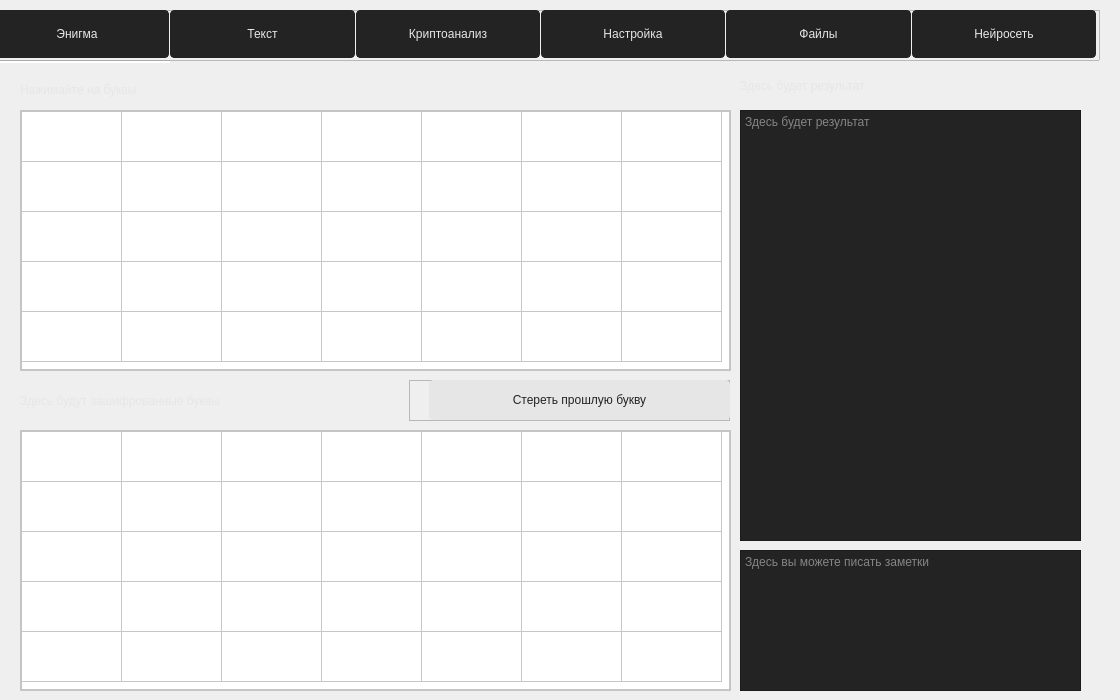
    <widget class="QWidget" name="tab">
     <attribute name="title">
      <string>Шифрование</string>
     </attribute>
     <widget class="QFrame" name="frame">
      <property name="geometry">
       <rect>
        <x>-11</x>
        <y>10</y>
        <width>1111</width>
        <height>51</height>
       </rect>
      </property>
      <property name="styleSheet">
       <string notr="true">QPushButton{
	border: 1px solid rgb(35, 35, 35);
	background-color: rgb(35, 35, 35);
	border-radius: 4px;
	color: rgb(230, 230, 230);
}

QPushButton:hover{
	background-color: rgb(0, 65, 65);
	border: 1px solid rgb(0, 35, 35);
}
QPushButton:pressed{
	background-color: rgb(0, 35, 35);
	border: 1px solid rgb(0, 15, 15);
}</string>
      </property>
      <property name="frameShape">
       <enum>QFrame::StyledPanel</enum>
      </property>
      <property name="frameShadow">
       <enum>QFrame::Raised</enum>
      </property>
      <widget class="QWidget" name="horizontalLayoutWidget">
       <property name="geometry">
        <rect>
         <x>-4</x>
         <y>0</y>
         <width>1111</width>
         <height>51</height>
        </rect>
       </property>
       <layout class="QHBoxLayout" name="horizontalLayout">
        <property name="spacing">
         <number>1</number>
        </property>
        <property name="sizeConstraint">
         <enum>QLayout::SetMaximumSize</enum>
        </property>
        <property name="leftMargin">
         <number>0</number>
        </property>
        <item>
         <widget class="QPushButton" name="pushButton">
          <property name="minimumSize">
           <size>
            <width>0</width>
            <height>48</height>
           </size>
          </property>
          <property name="styleSheet">
           <string notr="true"/>
          </property>
          <property name="text">
           <string>Энигма</string>
          </property>
         </widget>
        </item>
        <item>
         <widget class="QPushButton" name="pushButton_2">
          <property name="minimumSize">
           <size>
            <width>0</width>
            <height>48</height>
           </size>
          </property>
          <property name="styleSheet">
           <string notr="true"/>
          </property>
          <property name="text">
           <string>Текст</string>
          </property>
         </widget>
        </item>
        <item>
         <widget class="QPushButton" name="pushButton_10">
          <property name="minimumSize">
           <size>
            <width>0</width>
            <height>48</height>
           </size>
          </property>
          <property name="styleSheet">
           <string notr="true"/>
          </property>
          <property name="text">
           <string>Криптоанализ</string>
          </property>
         </widget>
        </item>
        <item>
         <widget class="QPushButton" name="pushButton_26">
          <property name="minimumSize">
           <size>
            <width>0</width>
            <height>48</height>
           </size>
          </property>
          <property name="text">
           <string>Настройка</string>
          </property>
         </widget>
        </item>
        <item>
         <widget class="QPushButton" name="pushButton_4">
          <property name="minimumSize">
           <size>
            <width>0</width>
            <height>48</height>
           </size>
          </property>
          <property name="text">
           <string>Файлы</string>
          </property>
         </widget>
        </item>
        <item>
         <widget class="QPushButton" name="pushButton_16">
          <property name="minimumSize">
           <size>
            <width>0</width>
            <height>48</height>
           </size>
          </property>
          <property name="styleSheet">
           <string notr="true"/>
          </property>
          <property name="text">
           <string>Нейросеть</string>
          </property>
         </widget>
        </item>
       </layout>
      </widget>
     </widget>
     <widget class="Line" name="line">
      <property name="geometry">
       <rect>
        <x>-10</x>
        <y>60</y>
        <width>180</width>
        <height>3</height>
       </rect>
      </property>
      <property name="styleSheet">
       <string notr="true">background-color: rgb(255, 255, 255);</string>
      </property>
      <property name="orientation">
       <enum>Qt::Horizontal</enum>
      </property>
     </widget>
     <widget class="QTableWidget" name="tableWidget">
      <property name="geometry">
       <rect>
        <x>20</x>
        <y>110</y>
        <width>711</width>
        <height>261</height>
       </rect>
      </property>
      <property name="styleSheet">
       <string notr="true">color: rgb(255, 255, 255);
font: 26pt &quot;Consolas&quot;;
border: 2px solid rgb(197, 197, 197);</string>
      </property>
      <property name="frameShape">
       <enum>QFrame::StyledPanel</enum>
      </property>
      <property name="lineWidth">
       <number>2</number>
      </property>
      <property name="verticalScrollBarPolicy">
       <enum>Qt::ScrollBarAlwaysOff</enum>
      </property>
      <property name="horizontalScrollBarPolicy">
       <enum>Qt::ScrollBarAlwaysOff</enum>
      </property>
      <property name="editTriggers">
       <set>QAbstractItemView::AnyKeyPressed</set>
      </property>
      <property name="dragDropMode">
       <enum>QAbstractItemView::NoDragDrop</enum>
      </property>
      <property name="selectionMode">
       <enum>QAbstractItemView::SingleSelection</enum>
      </property>
      <property name="gridStyle">
       <enum>Qt::SolidLine</enum>
      </property>
      <attribute name="horizontalHeaderVisible">
       <bool>false</bool>
      </attribute>
      <attribute name="horizontalHeaderMinimumSectionSize">
       <number>100</number>
      </attribute>
      <attribute name="verticalHeaderVisible">
       <bool>false</bool>
      </attribute>
      <attribute name="verticalHeaderMinimumSectionSize">
       <number>50</number>
      </attribute>
      <attribute name="verticalHeaderDefaultSectionSize">
       <number>50</number>
      </attribute>
      <attribute name="verticalHeaderHighlightSections">
       <bool>true</bool>
      </attribute>
      <row>
       <property name="text">
        <string>1</string>
       </property>
      </row>
      <row>
       <property name="text">
        <string>2</string>
       </property>
      </row>
      <row>
       <property name="text">
        <string>3</string>
       </property>
      </row>
      <row>
       <property name="text">
        <string>4</string>
       </property>
      </row>
      <row>
       <property name="text">
        <string>5</string>
       </property>
      </row>
      <column>
       <property name="text">
        <string>1</string>
       </property>
       <property name="textAlignment">
        <set>AlignLeading|AlignVCenter</set>
       </property>
      </column>
      <column>
       <property name="text">
        <string>2</string>
       </property>
      </column>
      <column>
       <property name="text">
        <string>3</string>
       </property>
      </column>
      <column>
       <property name="text">
        <string>4</string>
       </property>
      </column>
      <column>
       <property name="text">
        <string>5</string>
       </property>
      </column>
      <column>
       <property name="text">
        <string>6</string>
       </property>
      </column>
      <column>
       <property name="text">
        <string>7</string>
       </property>
      </column>
      <item row="0" column="0">
       <property name="text">
        <string>А</string>
       </property>
       <property name="textAlignment">
        <set>AlignCenter</set>
       </property>
      </item>
      <item row="0" column="1">
       <property name="text">
        <string>Б</string>
       </property>
       <property name="textAlignment">
        <set>AlignCenter</set>
       </property>
      </item>
      <item row="0" column="2">
       <property name="text">
        <string>В</string>
       </property>
       <property name="textAlignment">
        <set>AlignCenter</set>
       </property>
      </item>
      <item row="0" column="3">
       <property name="text">
        <string>Г</string>
       </property>
       <property name="textAlignment">
        <set>AlignCenter</set>
       </property>
      </item>
      <item row="0" column="4">
       <property name="text">
        <string>Д</string>
       </property>
       <property name="textAlignment">
        <set>AlignCenter</set>
       </property>
      </item>
      <item row="0" column="5">
       <property name="text">
        <string>Е</string>
       </property>
       <property name="textAlignment">
        <set>AlignCenter</set>
       </property>
      </item>
      <item row="0" column="6">
       <property name="text">
        <string>Ё</string>
       </property>
       <property name="textAlignment">
        <set>AlignCenter</set>
       </property>
      </item>
      <item row="1" column="0">
       <property name="text">
        <string>Ж</string>
       </property>
       <property name="textAlignment">
        <set>AlignCenter</set>
       </property>
      </item>
      <item row="1" column="1">
       <property name="text">
        <string>З</string>
       </property>
       <property name="textAlignment">
        <set>AlignCenter</set>
       </property>
      </item>
      <item row="1" column="2">
       <property name="text">
        <string>И</string>
       </property>
       <property name="textAlignment">
        <set>AlignCenter</set>
       </property>
      </item>
      <item row="1" column="3">
       <property name="text">
        <string>Й</string>
       </property>
       <property name="textAlignment">
        <set>AlignCenter</set>
       </property>
      </item>
      <item row="1" column="4">
       <property name="text">
        <string>К</string>
       </property>
       <property name="textAlignment">
        <set>AlignCenter</set>
       </property>
      </item>
      <item row="1" column="5">
       <property name="text">
        <string>Л</string>
       </property>
       <property name="textAlignment">
        <set>AlignCenter</set>
       </property>
      </item>
      <item row="1" column="6">
       <property name="text">
        <string>М</string>
       </property>
       <property name="textAlignment">
        <set>AlignCenter</set>
       </property>
      </item>
      <item row="2" column="0">
       <property name="text">
        <string>Н</string>
       </property>
       <property name="textAlignment">
        <set>AlignCenter</set>
       </property>
      </item>
      <item row="2" column="1">
       <property name="text">
        <string>О</string>
       </property>
       <property name="textAlignment">
        <set>AlignCenter</set>
       </property>
      </item>
      <item row="2" column="2">
       <property name="text">
        <string>П</string>
       </property>
       <property name="textAlignment">
        <set>AlignCenter</set>
       </property>
      </item>
      <item row="2" column="3">
       <property name="text">
        <string>Р</string>
       </property>
       <property name="textAlignment">
        <set>AlignCenter</set>
       </property>
      </item>
      <item row="2" column="4">
       <property name="text">
        <string>С</string>
       </property>
       <property name="textAlignment">
        <set>AlignCenter</set>
       </property>
      </item>
      <item row="2" column="5">
       <property name="text">
        <string>Т</string>
       </property>
       <property name="textAlignment">
        <set>AlignCenter</set>
       </property>
      </item>
      <item row="2" column="6">
       <property name="text">
        <string>У</string>
       </property>
       <property name="textAlignment">
        <set>AlignCenter</set>
       </property>
      </item>
      <item row="3" column="0">
       <property name="text">
        <string>Ф</string>
       </property>
       <property name="textAlignment">
        <set>AlignCenter</set>
       </property>
      </item>
      <item row="3" column="1">
       <property name="text">
        <string>Х</string>
       </property>
       <property name="textAlignment">
        <set>AlignCenter</set>
       </property>
      </item>
      <item row="3" column="2">
       <property name="text">
        <string>Ц</string>
       </property>
       <property name="textAlignment">
        <set>AlignCenter</set>
       </property>
      </item>
      <item row="3" column="3">
       <property name="text">
        <string>Ч</string>
       </property>
       <property name="textAlignment">
        <set>AlignCenter</set>
       </property>
      </item>
      <item row="3" column="4">
       <property name="text">
        <string>Ш</string>
       </property>
       <property name="textAlignment">
        <set>AlignCenter</set>
       </property>
      </item>
      <item row="3" column="5">
       <property name="text">
        <string>Щ</string>
       </property>
       <property name="textAlignment">
        <set>AlignCenter</set>
       </property>
      </item>
      <item row="3" column="6">
       <property name="text">
        <string>Ъ</string>
       </property>
       <property name="textAlignment">
        <set>AlignCenter</set>
       </property>
      </item>
      <item row="4" column="0">
       <property name="text">
        <string>Ы</string>
       </property>
       <property name="textAlignment">
        <set>AlignCenter</set>
       </property>
      </item>
      <item row="4" column="1">
       <property name="text">
        <string>Ь</string>
       </property>
       <property name="textAlignment">
        <set>AlignCenter</set>
       </property>
      </item>
      <item row="4" column="2">
       <property name="text">
        <string>Э</string>
       </property>
       <property name="textAlignment">
        <set>AlignCenter</set>
       </property>
      </item>
      <item row="4" column="3">
       <property name="text">
        <string>Ю</string>
       </property>
       <property name="textAlignment">
        <set>AlignCenter</set>
       </property>
      </item>
      <item row="4" column="4">
       <property name="text">
        <string>Я</string>
       </property>
       <property name="textAlignment">
        <set>AlignCenter</set>
       </property>
      </item>
      <item row="4" column="5">
       <property name="text">
        <string/>
       </property>
       <property name="textAlignment">
        <set>AlignCenter</set>
       </property>
      </item>
      <item row="4" column="6">
       <property name="text">
        <string/>
       </property>
       <property name="textAlignment">
        <set>AlignCenter</set>
       </property>
      </item>
     </widget>
     <widget class="QTableWidget" name="tableWidget_2">
      <property name="geometry">
       <rect>
        <x>20</x>
        <y>430</y>
        <width>711</width>
        <height>261</height>
       </rect>
      </property>
      <property name="styleSheet">
       <string notr="true">color: rgb(255, 255, 255);
font: 26pt &quot;Consolas&quot;;
border: 2px solid rgb(197, 197, 197);</string>
      </property>
      <property name="frameShape">
       <enum>QFrame::StyledPanel</enum>
      </property>
      <property name="lineWidth">
       <number>2</number>
      </property>
      <property name="verticalScrollBarPolicy">
       <enum>Qt::ScrollBarAlwaysOff</enum>
      </property>
      <property name="horizontalScrollBarPolicy">
       <enum>Qt::ScrollBarAlwaysOff</enum>
      </property>
      <property name="editTriggers">
       <set>QAbstractItemView::AnyKeyPressed</set>
      </property>
      <property name="dragDropMode">
       <enum>QAbstractItemView::NoDragDrop</enum>
      </property>
      <property name="selectionMode">
       <enum>QAbstractItemView::NoSelection</enum>
      </property>
      <property name="gridStyle">
       <enum>Qt::SolidLine</enum>
      </property>
      <attribute name="horizontalHeaderVisible">
       <bool>false</bool>
      </attribute>
      <attribute name="horizontalHeaderMinimumSectionSize">
       <number>100</number>
      </attribute>
      <attribute name="verticalHeaderVisible">
       <bool>false</bool>
      </attribute>
      <attribute name="verticalHeaderMinimumSectionSize">
       <number>50</number>
      </attribute>
      <attribute name="verticalHeaderDefaultSectionSize">
       <number>50</number>
      </attribute>
      <attribute name="verticalHeaderHighlightSections">
       <bool>true</bool>
      </attribute>
      <row>
       <property name="text">
        <string>1</string>
       </property>
      </row>
      <row>
       <property name="text">
        <string>2</string>
       </property>
      </row>
      <row>
       <property name="text">
        <string>3</string>
       </property>
      </row>
      <row>
       <property name="text">
        <string>4</string>
       </property>
      </row>
      <row>
       <property name="text">
        <string>5</string>
       </property>
      </row>
      <column>
       <property name="text">
        <string>1</string>
       </property>
       <property name="textAlignment">
        <set>AlignLeading|AlignVCenter</set>
       </property>
      </column>
      <column>
       <property name="text">
        <string>2</string>
       </property>
      </column>
      <column>
       <property name="text">
        <string>3</string>
       </property>
      </column>
      <column>
       <property name="text">
        <string>4</string>
       </property>
      </column>
      <column>
       <property name="text">
        <string>5</string>
       </property>
      </column>
      <column>
       <property name="text">
        <string>6</string>
       </property>
      </column>
      <column>
       <property name="text">
        <string>7</string>
       </property>
      </column>
      <item row="0" column="0">
       <property name="text">
        <string>А</string>
       </property>
       <property name="textAlignment">
        <set>AlignCenter</set>
       </property>
      </item>
      <item row="0" column="1">
       <property name="text">
        <string>Б</string>
       </property>
       <property name="textAlignment">
        <set>AlignCenter</set>
       </property>
      </item>
      <item row="0" column="2">
       <property name="text">
        <string>В</string>
       </property>
       <property name="textAlignment">
        <set>AlignCenter</set>
       </property>
      </item>
      <item row="0" column="3">
       <property name="text">
        <string>Г</string>
       </property>
       <property name="textAlignment">
        <set>AlignCenter</set>
       </property>
      </item>
      <item row="0" column="4">
       <property name="text">
        <string>Д</string>
       </property>
       <property name="textAlignment">
        <set>AlignCenter</set>
       </property>
      </item>
      <item row="0" column="5">
       <property name="text">
        <string>Е</string>
       </property>
       <property name="textAlignment">
        <set>AlignCenter</set>
       </property>
      </item>
      <item row="0" column="6">
       <property name="text">
        <string>Ё</string>
       </property>
       <property name="textAlignment">
        <set>AlignCenter</set>
       </property>
      </item>
      <item row="1" column="0">
       <property name="text">
        <string>Ж</string>
       </property>
       <property name="textAlignment">
        <set>AlignCenter</set>
       </property>
      </item>
      <item row="1" column="1">
       <property name="text">
        <string>З</string>
       </property>
       <property name="textAlignment">
        <set>AlignCenter</set>
       </property>
      </item>
      <item row="1" column="2">
       <property name="text">
        <string>И</string>
       </property>
       <property name="textAlignment">
        <set>AlignCenter</set>
       </property>
      </item>
      <item row="1" column="3">
       <property name="text">
        <string>Й</string>
       </property>
       <property name="textAlignment">
        <set>AlignCenter</set>
       </property>
      </item>
      <item row="1" column="4">
       <property name="text">
        <string>К</string>
       </property>
       <property name="textAlignment">
        <set>AlignCenter</set>
       </property>
      </item>
      <item row="1" column="5">
       <property name="text">
        <string>Л</string>
       </property>
       <property name="textAlignment">
        <set>AlignCenter</set>
       </property>
      </item>
      <item row="1" column="6">
       <property name="text">
        <string>М</string>
       </property>
       <property name="textAlignment">
        <set>AlignCenter</set>
       </property>
      </item>
      <item row="2" column="0">
       <property name="text">
        <string>Н</string>
       </property>
       <property name="textAlignment">
        <set>AlignCenter</set>
       </property>
      </item>
      <item row="2" column="1">
       <property name="text">
        <string>О</string>
       </property>
       <property name="textAlignment">
        <set>AlignCenter</set>
       </property>
      </item>
      <item row="2" column="2">
       <property name="text">
        <string>П</string>
       </property>
       <property name="textAlignment">
        <set>AlignCenter</set>
       </property>
      </item>
      <item row="2" column="3">
       <property name="text">
        <string>Р</string>
       </property>
       <property name="textAlignment">
        <set>AlignCenter</set>
       </property>
      </item>
      <item row="2" column="4">
       <property name="text">
        <string>С</string>
       </property>
       <property name="textAlignment">
        <set>AlignCenter</set>
       </property>
      </item>
      <item row="2" column="5">
       <property name="text">
        <string>Т</string>
       </property>
       <property name="textAlignment">
        <set>AlignCenter</set>
       </property>
      </item>
      <item row="2" column="6">
       <property name="text">
        <string>У</string>
       </property>
       <property name="textAlignment">
        <set>AlignCenter</set>
       </property>
      </item>
      <item row="3" column="0">
       <property name="text">
        <string>Ф</string>
       </property>
       <property name="textAlignment">
        <set>AlignCenter</set>
       </property>
      </item>
      <item row="3" column="1">
       <property name="text">
        <string>Х</string>
       </property>
       <property name="textAlignment">
        <set>AlignCenter</set>
       </property>
      </item>
      <item row="3" column="2">
       <property name="text">
        <string>Ц</string>
       </property>
       <property name="textAlignment">
        <set>AlignCenter</set>
       </property>
      </item>
      <item row="3" column="3">
       <property name="text">
        <string>Ч</string>
       </property>
       <property name="textAlignment">
        <set>AlignCenter</set>
       </property>
      </item>
      <item row="3" column="4">
       <property name="text">
        <string>Ш</string>
       </property>
       <property name="textAlignment">
        <set>AlignCenter</set>
       </property>
      </item>
      <item row="3" column="5">
       <property name="text">
        <string>Щ</string>
       </property>
       <property name="textAlignment">
        <set>AlignCenter</set>
       </property>
      </item>
      <item row="3" column="6">
       <property name="text">
        <string>Ъ</string>
       </property>
       <property name="textAlignment">
        <set>AlignCenter</set>
       </property>
      </item>
      <item row="4" column="0">
       <property name="text">
        <string>Ы</string>
       </property>
       <property name="textAlignment">
        <set>AlignCenter</set>
       </property>
      </item>
      <item row="4" column="1">
       <property name="text">
        <string>Ь</string>
       </property>
       <property name="textAlignment">
        <set>AlignCenter</set>
       </property>
      </item>
      <item row="4" column="2">
       <property name="text">
        <string>Э</string>
       </property>
       <property name="textAlignment">
        <set>AlignCenter</set>
       </property>
      </item>
      <item row="4" column="3">
       <property name="text">
        <string>Ю</string>
       </property>
       <property name="textAlignment">
        <set>AlignCenter</set>
       </property>
      </item>
      <item row="4" column="4">
       <property name="text">
        <string>Я</string>
       </property>
       <property name="textAlignment">
        <set>AlignCenter</set>
       </property>
      </item>
      <item row="4" column="5">
       <property name="text">
        <string/>
       </property>
       <property name="textAlignment">
        <set>AlignCenter</set>
       </property>
      </item>
      <item row="4" column="6">
       <property name="text">
        <string/>
       </property>
       <property name="textAlignment">
        <set>AlignCenter</set>
       </property>
      </item>
     </widget>
     <widget class="QLabel" name="label">
      <property name="geometry">
       <rect>
        <x>20</x>
        <y>69</y>
        <width>711</width>
        <height>41</height>
       </rect>
      </property>
      <property name="styleSheet">
       <string notr="true">color: rgb(230, 230, 230);</string>
      </property>
      <property name="text">
       <string>Нажимайте на буквы</string>
      </property>
     </widget>
     <widget class="QLabel" name="label_2">
      <property name="geometry">
       <rect>
        <x>20</x>
        <y>380</y>
        <width>381</width>
        <height>41</height>
       </rect>
      </property>
      <property name="styleSheet">
       <string notr="true">color: rgb(230, 230, 230);</string>
      </property>
      <property name="text">
       <string>Здесь будут зашифрованные буквы</string>
      </property>
     </widget>
     <widget class="QLabel" name="label_4">
      <property name="geometry">
       <rect>
        <x>740</x>
        <y>70</y>
        <width>351</width>
        <height>31</height>
       </rect>
      </property>
      <property name="styleSheet">
       <string notr="true">color: rgb(230, 230, 230);</string>
      </property>
      <property name="text">
       <string>Здесь будет результат</string>
      </property>
     </widget>
     <widget class="QFrame" name="frame_4">
      <property name="geometry">
       <rect>
        <x>409</x>
        <y>380</y>
        <width>321</width>
        <height>41</height>
       </rect>
      </property>
      <property name="styleSheet">
       <string notr="true">QPushButton{
	border: 1px solid rgb(230, 230, 230);
	background-color: rgb(230, 230, 230);
	border-radius: 4px;
	color: rgb(35, 35, 35);
}

QPushButton:hover{
	background-color: rgb(0, 65, 65);
	border: 1px solid rgb(0, 35, 35);
}
QPushButton:pressed{
	color: rgb(255, 255, 255);
	background-color: rgb(0, 35, 35);
	border: 1px solid rgb(0, 15, 15);
}</string>
      </property>
      <property name="frameShape">
       <enum>QFrame::StyledPanel</enum>
      </property>
      <property name="frameShadow">
       <enum>QFrame::Raised</enum>
      </property>
      <widget class="QPushButton" name="pushButton_13">
       <property name="geometry">
        <rect>
         <x>20</x>
         <y>0</y>
         <width>301</width>
         <height>40</height>
        </rect>
       </property>
       <property name="minimumSize">
        <size>
         <width>0</width>
         <height>40</height>
        </size>
       </property>
       <property name="styleSheet">
        <string notr="true"/>
       </property>
       <property name="text">
        <string>Стереть прошлую букву</string>
       </property>
      </widget>
     </widget>
     <widget class="QPlainTextEdit" name="plainTextEdit">
      <property name="geometry">
       <rect>
        <x>740</x>
        <y>550</y>
        <width>341</width>
        <height>141</height>
       </rect>
      </property>
      <property name="styleSheet">
       <string notr="true">color: rgb(230, 230, 230);
font: 14pt &quot;Consolas&quot;;
background-color: rgb(35, 35, 35);</string>
      </property>
      <property name="placeholderText">
       <string>Здесь вы можете писать заметки</string>
      </property>
     </widget>
     <widget class="QPlainTextEdit" name="plainTextEdit_2">
      <property name="geometry">
       <rect>
        <x>740</x>
        <y>110</y>
        <width>341</width>
        <height>431</height>
       </rect>
      </property>
      <property name="styleSheet">
       <string notr="true">color: rgb(230, 230, 230);
font: 16pt &quot;Consolas&quot;;
background-color: rgb(35, 35, 35);</string>
      </property>
      <property name="placeholderText">
       <string>Здесь будет результат</string>
      </property>
     </widget>
    </widget>
